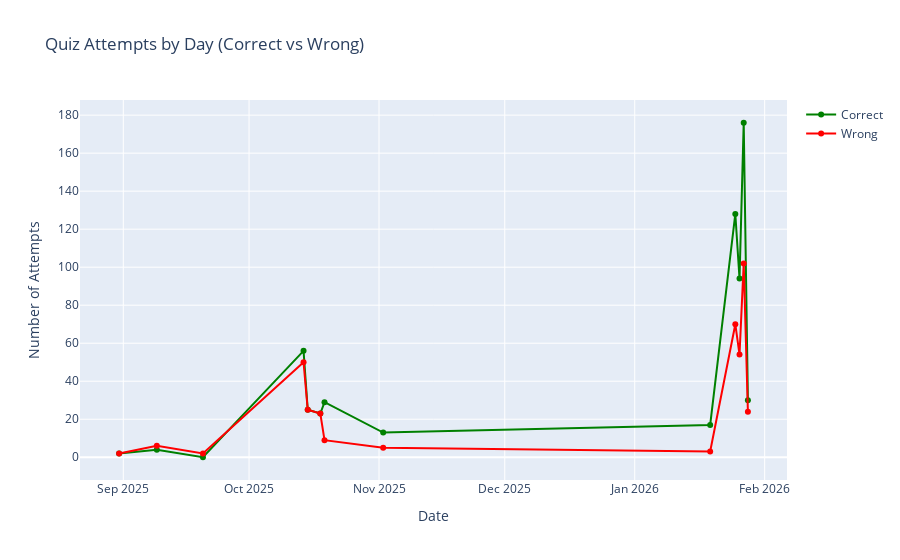

Notebook cell for this chart:
### Code cell
# 1) Total quiz attempts by day - line graph with correct/wrong breakdown
quiz_by_date = df.groupby('Last Quiz').agg({
    'Quiz Attempts': 'sum',
    'Num Pinyin Correct': 'sum',
    'Num Meaning Correct': 'sum',
    'Num Pinyin Wrong': 'sum',
    'Num Meaning Wrong': 'sum'
}).reset_index()

quiz_by_date['Total Correct'] = quiz_by_date['Num Pinyin Correct'] + quiz_by_date['Num Meaning Correct']
quiz_by_date['Total Wrong'] = quiz_by_date['Num Pinyin Wrong'] + quiz_by_date['Num Meaning Wrong']

fig1 = go.Figure()
fig1.add_trace(go.Scatter(
    x=quiz_by_date['Last Quiz'], 
    y=quiz_by_date['Total Correct'],
    mode='lines+markers',
    name='Correct',
    line=dict(color='green')
))
fig1.add_trace(go.Scatter(
    x=quiz_by_date['Last Quiz'], 
    y=quiz_by_date['Total Wrong'],
    mode='lines+markers',
    name='Wrong',
    line=dict(color='red')
))
fig1.update_layout(
    title='Quiz Attempts by Day (Correct vs Wrong)',
    xaxis_title='Date',
    yaxis_title='Number of Attempts',
    hovermode='x unified'
)
fig1.show()

### Figure 1 — Plotly figure (JSON) as saved in the notebook; plotly's stock layout.template omitted (floating-point values rounded to 4 significant figures)
{"data": [{"line": {"color": "green"}, "mode": "lines+markers", "name": "Correct", "type": "scatter", "x": ["2025-08-31T00:00:00", "2025-09-09T00:00:00", "2025-09-20T00:00:00", "2025-10-14T00:00:00", "2025-10-15T00:00:00", "2025-10-18T00:00:00", "2025-10-19T00:00:00", "2025-11-02T00:00:00", "2026-01-19T00:00:00", "2026-01-25T00:00:00", "2026-01-26T00:00:00", "2026-01-27T00:00:00", "2026-01-28T00:00:00"], "y": [2, 4, 0, 56, 25, 23, 29, 13, 17, 128, 94, 176, 30]}, {"line": {"color": "red"}, "mode": "lines+markers", "name": "Wrong", "type": "scatter", "x": ["2025-08-31T00:00:00", "2025-09-09T00:00:00", "2025-09-20T00:00:00", "2025-10-14T00:00:00", "2025-10-15T00:00:00", "2025-10-18T00:00:00", "2025-10-19T00:00:00", "2025-11-02T00:00:00", "2026-01-19T00:00:00", "2026-01-25T00:00:00", "2026-01-26T00:00:00", "2026-01-27T00:00:00", "2026-01-28T00:00:00"], "y": [2, 6, 2, 50, 25, 23, 9, 5, 3, 70, 54, 102, 24]}], "layout": {"hovermode": "x unified", "title": {"text": "Quiz Attempts by Day (Correct vs Wrong)"}, "xaxis": {"title": {"text": "Date"}}, "yaxis": {"title": {"text": "Number of Attempts"}}}}
